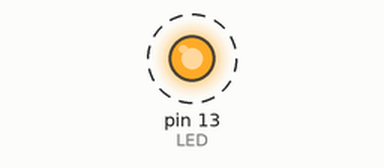
Recording of a sketch running on a simulated Arduino Nano, built with avr-gcc and run on an emulated ATmega328P. Parts: output pins drawn as LEDs (lit = HIGH). Dashed ring = blinking. What the sketch prints to the serial monitor is not drawn.

Above: at 0.5 s.
Timing chart, 0 to 4.6 s (numbered marks = the images above):
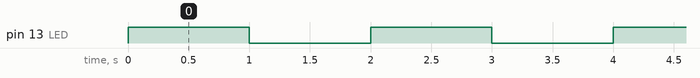

Measured:
- by itself, pin 13 (LED): alternates HIGH for 1.0 s and LOW for 1.0 s

The sketch:

sketch.ino
```cpp
#define LED 13

void setup() {
    Serial.begin(115200);
    pinMode(13, OUTPUT);
}

void loop() {
    Serial.println("On1");
    digitalWrite(LED, HIGH);
    delay(1000);

    Serial.println("Off2");
    digitalWrite(LED, LOW);
    delay(1000);
}
```
